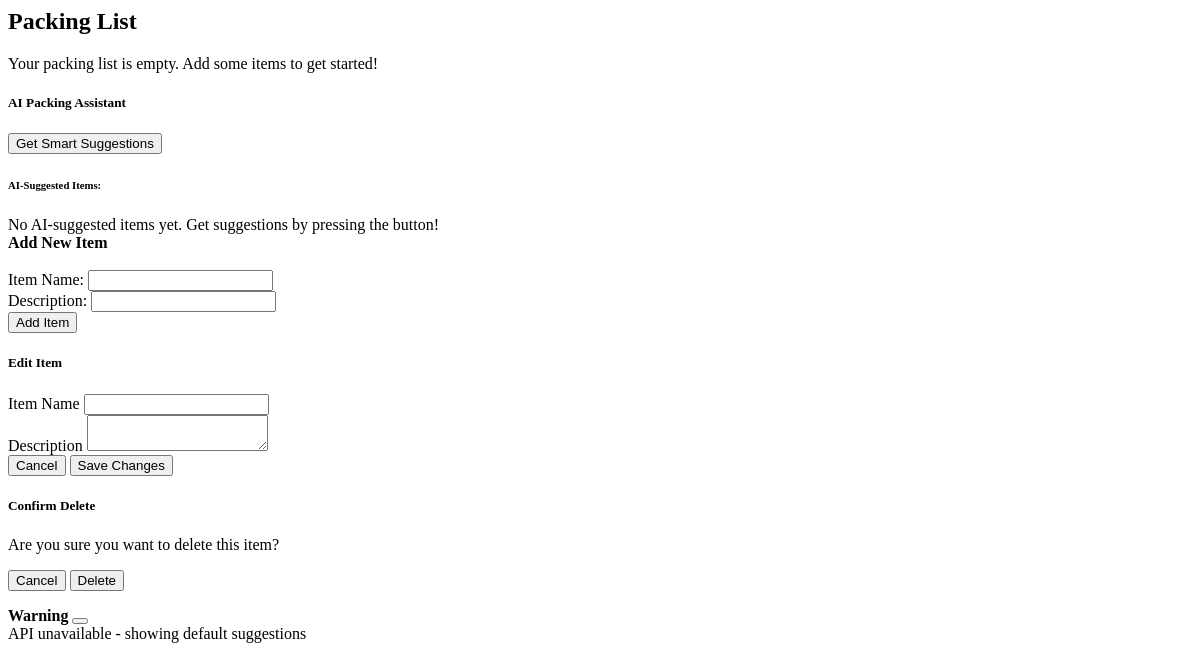
/packinglist/ (signed in), run on an earlier commit of the app's database.
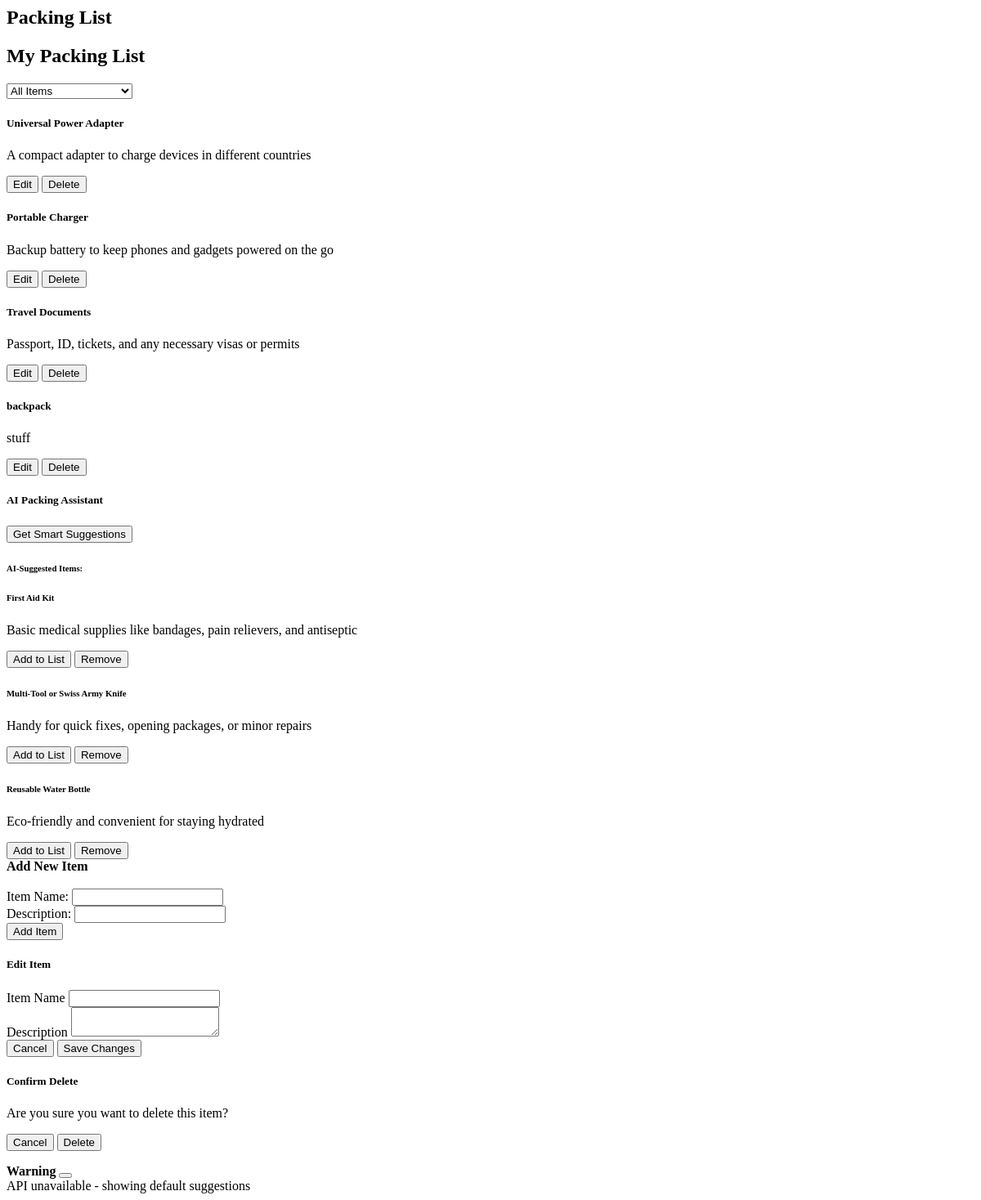
And on a later commit of the database.
### packinglist/models.py (models this page shows, shortened)
class Item(models.Model):
    trip = models.ForeignKey(inputTrip, on_delete=models.CASCADE, related_name='items', null=True, blank=True)
    id = models.AutoField(primary_key=True)
    name = models.CharField(max_length=255)
    description = models.TextField()
    user = models.ForeignKey(User, on_delete=models.CASCADE)
    is_ai_suggested = models.BooleanField(default=False)

### packinglist/views.py (the view)
# urls.py: path("", views.packing_list, name="packing_list"),
@login_required
def packing_list(request, trip_id=None):
    items_query = Item.objects.filter(user=request.user)
    trip = None
    if trip_id:
        trip = get_object_or_404(inputTrip, id=trip_id, user=request.user)
        items_query = items_query.filter(trip=trip)
    user_items = items_query.filter(is_ai_suggested=False).order_by("id")
    ai_items = items_query.filter(is_ai_suggested=True).order_by("id")
    context = {
        "items": user_items,
        "ai_items": ai_items,
        "trip": trip,
        "default_location": request.session.get("last_location", ""),
        "all_trips": inputTrip.objects.filter(user=request.user)  # For trip selection
    }
    return render(request, "packinglist/packing_list.html", context)

### packinglist/templates/packinglist/packing_list.html (shortened to what the changed rows need)
{% block content %}
<div class="container mt-4">
    <div class="card shadow-sm bg-white rounded">
        <div class="card-body p-4">
    <h2 class="mb-4">
        Packing List
    </h2>
    {% if all_trips %}
    <div class="mb-4">
        <h2>
            {% if trip %}
                Packing List for: {{ trip.destination }} ({{ trip.start_date|date:"M d" }} - {{ trip.end_date|date:"M d" }})
            {% else %}
                My Packing List
            {% endif %}
        </h2>
        <select class="form-select" id="tripSelector" onchange="location = this.value;">
            <option value="{% url 'packing_list' %}" {% if not trip %}selected{% endif %}>All Items</option>
        </select>
    </div>
    {% endif %}
    {% if items %}
    <div class="list-group mt-3">
        {% for item in items %}
        <div class="list-group-item d-flex justify-content-between align-items-center">
            <div>
                <h5>{{ item.name }}</h5>
                <p class="mb-0 text-muted">{{ item.description }}</p>
            </div>
            <div class="d-flex flex-shrink-0">
            <button class="btn btn-sm btn-outline-primary me-2"
                    data-bs-toggle="modal"
                    data-bs-target="#editItemModal"
                    data-item-id="{{ item.id }}"
                    data-item-name="{{ item.name }}"
                    data-item-desc="{{ item.description|default:'' }}"
                    data-item-trip="{{ item.trip.id|default:'' }}">
                Edit
            </button>
            <button class="btn btn-sm btn-outline-danger"
                    data-bs-toggle="modal"
                    data-bs-target="#deleteItemModal"
                    data-item-id="{{ item.id }}">
                Delete
            </button>
        </div>
        </div>
        {% endfor %}
    </div>
    {% else %}
    <div class="alert alert-info mt-3">
        Your packing list is empty. Add some items to get started!
    </div>
    {% endif %}
    <div class="card mt-4">
        <div class="card-header bg-primary text-white d-flex justify-content-between align-items-center">
        </div>
        <div class="card-body">
            <div class="mb-4">
                <h6>AI-Suggested Items:</h6>
                {% if ai_items %}
                <div class="row">
                    {% for item in ai_items %}
                    <div class="col-md-6 mb-3">
                        <div class="card h-100">
                            <div class="card-body">
                                <h6 class="card-title">{{ item.name }}</h6>
                                {% if item.description %}
                                <p class="card-text text-muted">{{ item.description }}</p>
                                {% endif %}
                            </div>
                            <div class="card-footer bg-transparent p-0">
                                <div class="row g-0">
                                    <button class="btn btn-sm btn-success"
                                            onclick="addToList('{{ item.id }}')">
                                         Add to List
                                    </button>
                                    <button class="btn btn-sm btn-danger"
                                            data-bs-toggle="modal"
                                            data-bs-target="#deleteItemModal"
                                            data-item-id="{{ item.id }}">
                                         Remove
                                    </button>
                                </div>
                            </div>
                        </div>
                    </div>
                    {% endfor %}
                </div>
                {% else %}
                <div class="alert alert-warning mb-0">
                    No AI-suggested items yet. Get suggestions by pressing the button!
                </div>
                {% endif %}
            </div>
        </div>
    </div>
    {% if user.is_authenticated %}
    <div class="container mt-4">
        <div class="row justify-content-center">
        </div>
    </div>
    {% endif %}
                    </div>
    </div>
</div>
{% endblock %}

What changed in the data, as far as the page shows it:
added Item: name "Universal Power Adapter", description "A compact adapter to charge devices in different countries", shown under "My Packing List"
added Item: name "Portable Charger", description "Backup battery to keep phones and gadgets powered on the go", shown under "My Packing List"
added Item: name "Travel Documents", description "Passport, ID, tickets, and any necessary visas or permits", shown under "My Packing List"
added Item: name "backpack", description "stuff", shown under "My Packing List"
added Item: name "First Aid Kit", description "Basic medical supplies like bandages, pain relievers, and antiseptic", shown under "AI-Suggested Items:"
added Item: name "Multi-Tool or Swiss Army Knife", description "Handy for quick fixes, opening packages, or minor repairs", shown under "AI-Suggested Items:"
added Item: name "Reusable Water Bottle", description "Eco-friendly and convenient for staying hydrated", shown under "AI-Suggested Items:"
Also different on the page:
form field value: (not shown) → "All Items"
text no longer shown: "Your packing list is empty. Add some items to get started! No AI-suggested items yet. Get suggestions by pressing the button!"
text now shown: "My Packing List"
